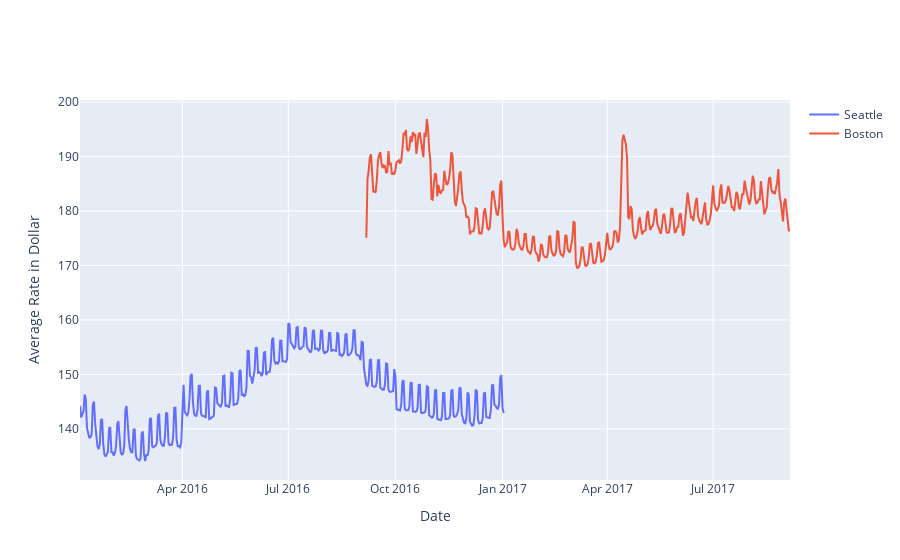

The code cell stored with this chart in its notebook:
### Markdown cell above
### Rates of Listings

### Code cell
## look into price in Boston and Seattle
meanprice = df[["date","city","cleaned_price"]].groupby(["date","city"]).cleaned_price.mean().reset_index()
meanprice.cleaned_price = meanprice.cleaned_price.round(1)

sea_mp = meanprice[meanprice["city"] =="Seattle"]
bos_mp = meanprice[meanprice["city"] =="Boston"]

#average price in the whole period
sea_mp.cleaned_price.mean() # Seattle $146
bos_mp.cleaned_price.mean() # Boston $180

price_date = go.Figure()
price_date.add_trace(go.Scatter(x=sea_mp.date, y=sea_mp.cleaned_price,mode ="lines", name = "Seattle",text="Average Price in $"))
price_date.add_trace(go.Scatter(x=bos_mp.date, y=bos_mp.cleaned_price,mode ="lines", name = "Boston",text="Average Price in $"))          
price_date.update_layout(xaxis_title = "Date",yaxis_title="Average Rate in Dollar")

price_date.show()

### Figure 1 — Plotly figure (JSON) as saved in the notebook; plotly's stock layout.template omitted (floating-point values rounded to 4 significant figures; data arrays with more than 128 entries replaced by an {"elided": "..."} marker saying what was removed)
{"data": [{"mode": "lines", "name": "Seattle", "text": "Average Price in $", "type": "scatter", "x": {"elided": "365 str values"}, "y": {"elided": "365 float values"}}, {"mode": "lines", "name": "Boston", "text": "Average Price in $", "type": "scatter", "x": {"elided": "365 str values"}, "y": {"elided": "365 float values"}}], "layout": {"xaxis": {"title": {"text": "Date"}}, "yaxis": {"title": {"text": "Average Rate in Dollar"}}}}
